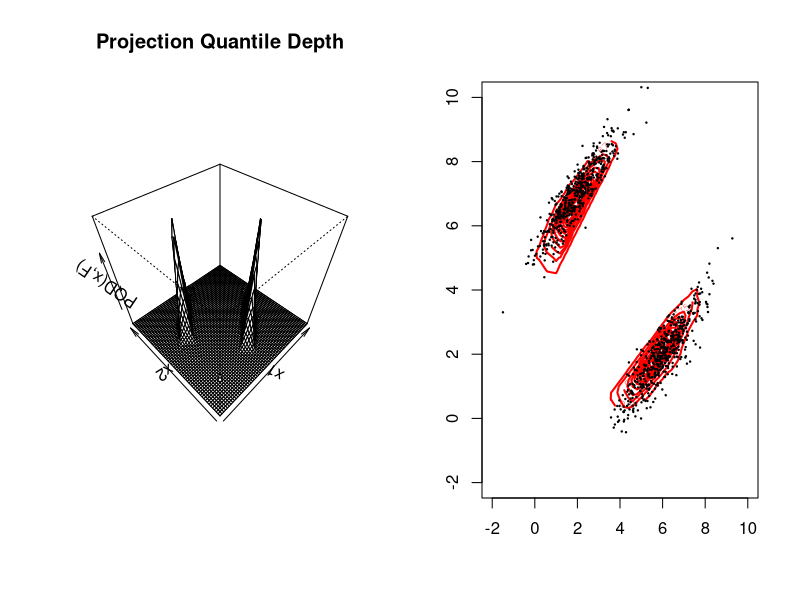

Write R code to recreate this figure. (Note: this script raises an error after producing the figure.)
## Initial simulations of Projection quantile depth and comparisions with projection depth

## Functions
## function to generate from multivariate normal
my.mvrnorm = function(n, mu, Sigma){
  p = length(mu)
  # compute square root of covariance matrix
  eo=eigen(Sigma, symmetric=TRUE)
  sigma.sqrt=eo$vec%*%diag(eo$val^0.5)%*%t(eo$vec)
  
  # generate random normals from runif by box-muller transform
  rnorm.vec = sqrt(-2*log(runif(n*p)))*cos(2*pi*runif(n*p))
  
  # generate sample matrix
  sample.matrix = matrix(rep(mu, n), nrow=n, byrow=T) +
    matrix(rnorm.vec, nrow=n, ncol=p)%*%sigma.sqrt
  return(sample.matrix)
}

ones = function(m,n){
  matrix(1, nrow=m, ncol=n)
}

## function to calculate weighted projection quantile depth
wEPQD = function(X, sig, mingrid, maxgrid, res=.2, nu=1e3){
  
  # find scaling mean and cov
  b = colMeans(X)
  AtA = cov(X)
  AtA.inv = solve(cov(X))
  X0 = (X-b) %*% AtA.inv
    
  # make grid of points
  pts = seq(mingrid, maxgrid, by=res)
  lengrid = length(pts)
  xcoord = rep(pts, rep(lengrid,lengrid))
  ycoord = rep(pts, lengrid)
  xygrid = cbind(xcoord,ycoord)
  rm(xcoord,ycoord)
  grid0 = (xygrid - b) %*% AtA.inv
    
  ## get matrix of weighted PQDs for all points
  npt = dim(xygrid)[1]
  Fuxu.mat = matrix(0, nrow=npt, ncol=nu)
  
  normsq.X0 = apply(X0^2, 1, sum)
  normsq.grid0 = apply(grid0^2, 1, sum)
  
  # loop over nu pts on unit circle then take max
  for(iu in 1:nu){
    u = as.matrix(rnorm(2)); u = u/sqrt(sum(u^2))
    I.minus.Pu = diag(2) - u%*%t(u)
    perp.mean = I.minus.Pu %*% b
    perp.cov = I.minus.Pu %*% AtA %*% I.minus.Pu
    
    Xuperp = X %*% I.minus.Pu
    bperp = b %*% I.minus.Pu
    scaled.perp = sqrt(Xuperp^2 %*% ones(ncol(X),1))
    w = dnorm(scaled.perp, sd=sig)
    #w = dcauchy(Xuperp, scale=sig)
    uecdf = ecdf(w * (X%*%u))
    
    gridperp = xygrid %*% I.minus.Pu
    scaled.gridperp = sqrt(gridperp^2 %*% ones(ncol(X),1))
    wu = dnorm(scaled.gridperp, sd=sig)
    #wu = dcauchy(sqrt(apply(xygrid^2,1,sum) - xygrid.u^2), scale=sig)
    Fuxu.mat[,iu] = uecdf(wu * (xygrid%*%u))
  }
  EPQD.vec = 1/(1+apply(abs(Fuxu.mat-.5), 1, max))
  
  # check if contains origin... if so, assign NA to that depth
  which0 = which(xygrid[,1]==0 & xygrid[,2]==0)
  if(length(which0>0)){
    EPQD.vec[which0] = NA
  } 
  
  ## plot result
  par(mfrow=c(1,2))
  persp(pts, pts, matrix(EPQD.vec, nrow=lengrid, byrow=T),
        main="Projection Quantile Depth",
        xlab="x1", ylab="x2", zlab="PQD(x,F)",
        theta=-45, phi=45)
  
  # contour plot
  z = contour(pts, pts, matrix(EPQD.vec, nrow=lengrid, byrow=T),
              lwd=2, col="red", nlevels=20)
  points(X, pch=19, cex=.2)
  par(mfrow=c(1,1))
  
  return(EPQD.vec)
  
}

## Empirically calculate PQD with grid search
# Bivariate normal mixture
set.seed(120214)
sig = matrix(c(1,.9,.9,1), nrow=2)
sig2 = matrix(c(1,-.9,-.9,1), nrow=2)
X1 = my.mvrnorm(500, mu=c(2,7), Sigma=sig)
X2 = my.mvrnorm(500, mu=c(6,2), Sigma=sig)
X = rbind(X1,X2)

# z = WtProjQuantProfileMod(d,c(0,.9),.1, 1000)
# plot(d)
# lines(z)

k = wEPQD(X, sig=1, mingrid=-2, maxgrid=10)

# naive PQD
sig=.5

npt = dim(xygrid)[1]
EPQD.vec = rep(0, npt)
normsq.X = apply(X^2,1,sum)
normsq.grid = apply(xygrid^2,1,sum)

for(i in 1:npt){
  u = xygrid[i,]; u = u/sqrt(sum(u^2))
  Xu = X%*%u
  Xuperp = sqrt(normsq.X - Xu^2)
  w = dnorm(Xuperp, sd=sig)
  #w = dcauchy(Xuperp, scale=sig)
  uecdf = ecdf(w*Xu)
  
  igrid.u = xygrid[i,]%*%u
  iwu = dnorm(0, sd=sig)
  #wu = dcauchy(sqrt(apply(xygrid^2,1,sum) - xygrid.u^2), scale=sig)
  EPQD.vec[i] = 1/(1+abs(uecdf(iwu*igrid.u)-.5))
}

par(mfrow=c(1,2))
persp(pts, pts, matrix(EPQD.vec, nrow=lengrid, byrow=T),
      main="Naive Projection Quantile Depth",
      xlab="x1", ylab="x2", zlab="PQD(x,F)",
      theta=-45, phi=45)

# contour plot
z = contour(pts, pts, matrix(EPQD.vec, nrow=lengrid, byrow=T),
            lwd=2, col="red", nlevels=20)
points(X, pch=19, cex=.2)
par(mfrow=c(1,1))
